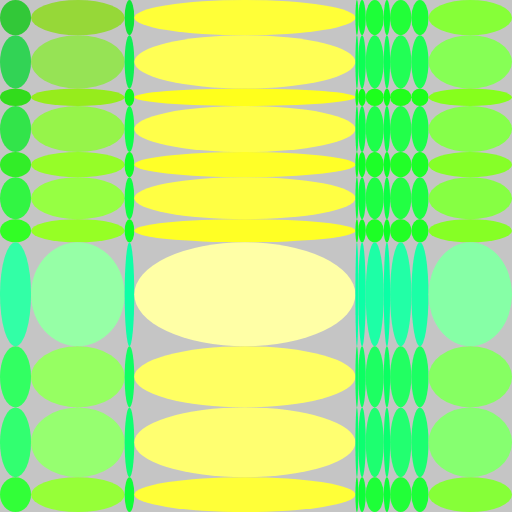
Frame 1 (no input)
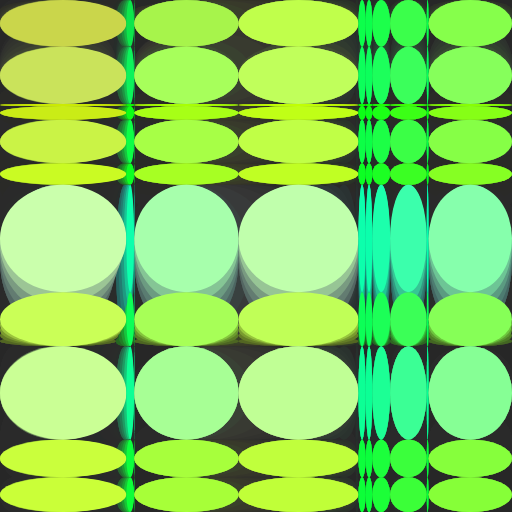
Frame 60 (no input)
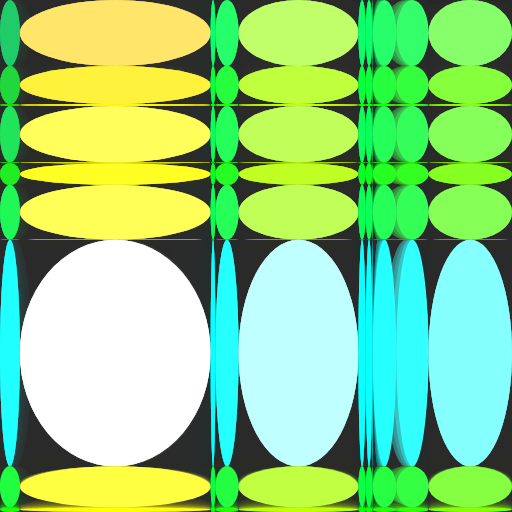
Frame 120 (the mouse pressed at the canvas centre since frame 60)

The p5.js sketch that drew these frames (run headless with seeded random() and noise() and a simulated clock; from frame 60 on, the mouse is pressed at the canvas centre):

// p5.js sketch
// ── sketch.js
const SIZE = 512;
const GRANULARITY = 10;

let speedX, speedY

let currX, currY;

let xs = [0];
let ys = [0];
let xt = 0.0;
let yt = 0.0;
let xn, yn, xp, yp;

let dir = -1.0;

function setup() {
  createCanvas(SIZE, SIZE);
  noStroke();
  for (let i = 0; i < GRANULARITY; i++) {
    xs.push(random(SIZE));
    ys.push(random(SIZE));
  }
  xs.sort((a, b) => a - b);
  xs.push(SIZE);

  ys.sort((a, b) => a - b);
  ys.push(SIZE);
}

function draw() {
  background(42, 69);
  drawStuff();
  updateStuff();
}

function drawStuff() {
  for (let i = 0; i < GRANULARITY + 2; i++) {
    // line(xs[i], 0, xs[i], SIZE);
    // line(0, ys[i], SIZE, ys[i]);
    for (let j = 0; j < GRANULARITY + 2; j++) {
      let w = xs[i + 1] - xs[i];
      let h = ys[j + 1] - ys[j];
      let x = (xs[i] + xs[i + 1]) / 2;
      let y = (ys[j] + ys[j + 1]) / 2;
      
      fill(
        w*1.6,
        (x+y)* 0.25 + 192,
        h*1.6,
      )
      ellipse(x, y, w, h);
    }
  }
}

function updateStuff() {
  speedX = sin(millis()/1000) * 0.1 + 0.15;
  speedY = cos(millis()/1000) * 0.1 + 0.15;
  if (xt <= 0 || abs(xp - xn) < 10) {
    dir = -dir;
    currX = floor(random(xs.length - 2)) + 1;
    xp = xs[currX];
    xn = xs[currX + dir];
    xn = random(xp, xn);
    xt = 1.0;
  } else {
    xt = max(0, xt - speedX);
    let x = lerp(xp, xn, 1.0 - xt);
    xs[currX] = x;
  }

  if (yt <= 0 || abs(yp - yn) < 10) {
    dir = -dir;
    currY = floor(random(ys.length - 2)) + 1;
    yp = ys[currY];
    yn = ys[currY + dir];
    yn = random(yp, yn);
    yt = 1.0;
  } else {
    yt = max(0, yt - speedY);
    let y = lerp(yp, yn, 1.0 - yt);
    ys[currY] = y;
  }
}
